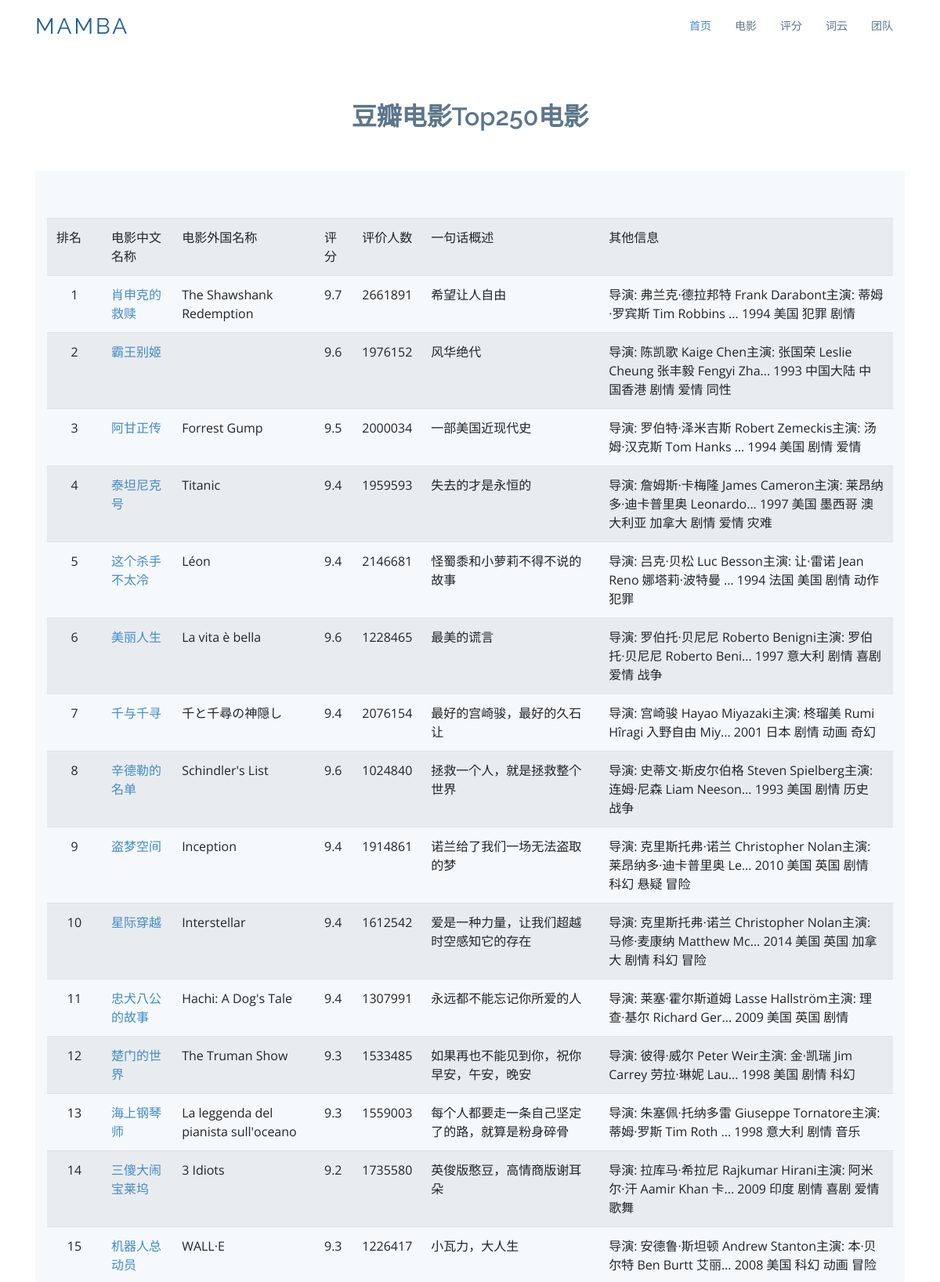
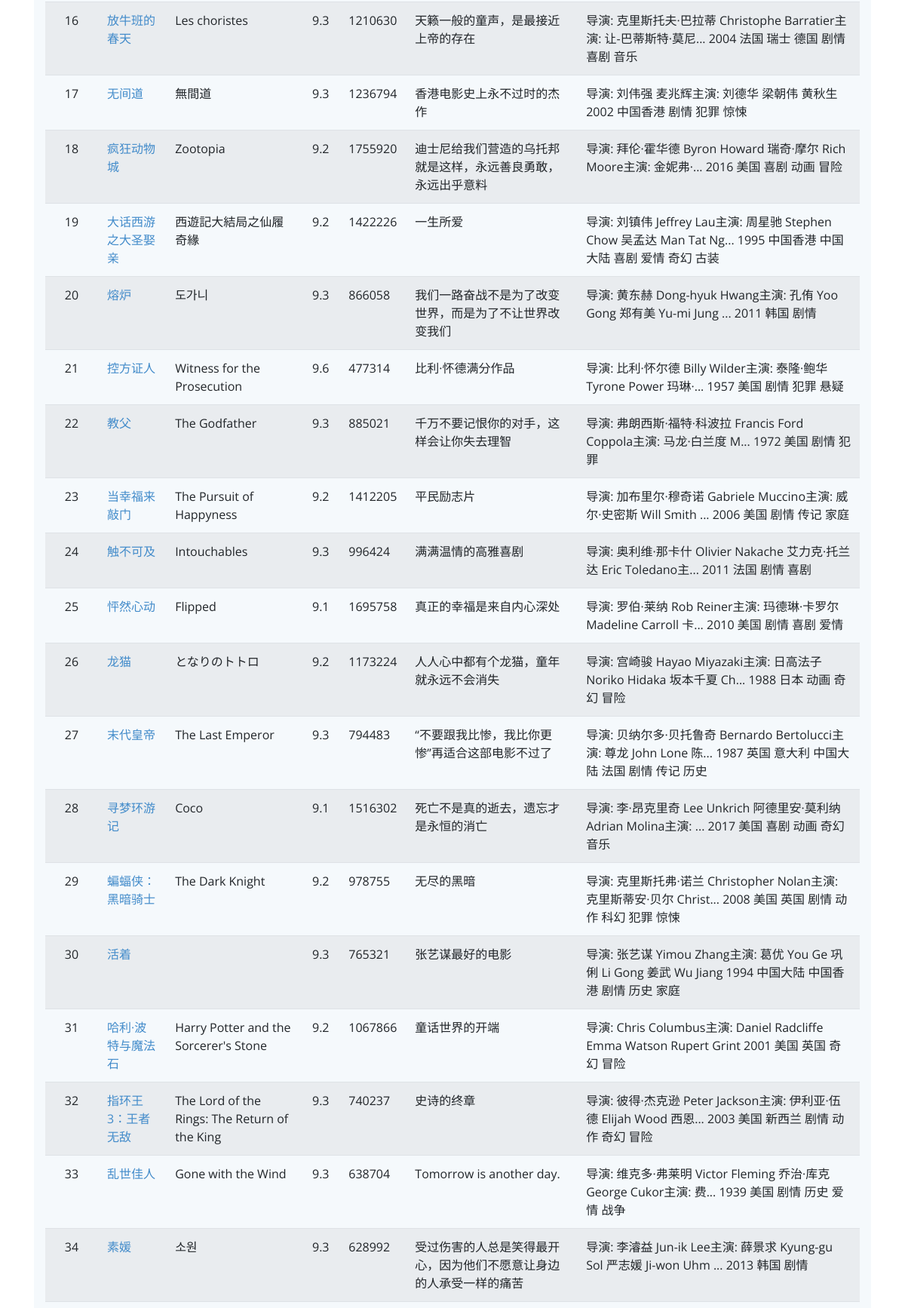
The page /movie (upper part) on the database its author committed (2 pictures, top to bottom).
### tables this page shows
CREATE TABLE movie250
    (
    id integer primary key autoincrement,
    info_link text,
    pic_link text,
    cname varchar,
    ename varchar,
    score numeric,
    rated numeric,
    introduction text,
    info text
    );

### app.py (the view)
@app.route('/movie')
def movie():
    datalist=[]
    con=sqlite3.connect("movie.db")
    cur=con.cursor()
    sql="select * from movie250"
    data=cur.execute(sql)
    for item in data:
        datalist.append(item)
    cur.close()
    con.close()
    return render_template("movie.html",movies=datalist)

### templates/movie.html (shortened to what this page needs)
<!DOCTYPE html>
<html lang="en">
<head>
  <link href="static/assets/vendor/bootstrap/css/bootstrap.min.css" rel="stylesheet">
  <link href="static/assets/vendor/icofont/icofont.min.css" rel="stylesheet">
  <link href="static/assets/vendor/boxicons/css/boxicons.min.css" rel="stylesheet">
  <link href="static/assets/vendor/animate.css/animate.min.css" rel="stylesheet">
  <link href="static/assets/vendor/venobox/venobox.css" rel="stylesheet">
  <link href="static/assets/vendor/aos/aos.css" rel="stylesheet">
  <link href="static/assets/css/style.css" rel="stylesheet">
</head>
<body>
  <header id="header">
    <div class="container">
      <div class="logo float-left">
        <h1 class="text-light"><a href="temp.html"><span>Mamba</span></a></h1>
      </div>
      <nav class="nav-menu float-right d-none d-lg-block">
        <ul>
          <li class="active"><a href="/index">首页</a></li>
          <li><a href="/movie">电影</a></li>
          <li><a href="/score">评分</a></li>
          <li><a href="/word">词云</a></li>
          <li><a href="/team">团队</a></li>
        </ul>
      </nav>
    </div>
  </header>
  <section id="team" class="team">
      <div class="container">
        <div class="section-title">
          <h2>豆瓣电影Top250电影</h2>
        </div>
        <section class="counts section-bg">
      <div class="container">
          <table class="table table-striped">
              <tr>
                  <td style="width: 70px">排名</td>
                  <td>电影中文名称</td>
                  <td>电影外国名称</td>
                  <td>评分</td>
                  <td>评价人数</td>
                  <td>一句话概述</td>
                  <td>其他信息</td>
              </tr>
              {% for movie in movies %}
                  <tr>
                  <td style="text-align: center">{{ movie[0] }}</td>
                  <td><a href="{{ movie[1] }}" target="_blank">
                         {{ movie[3] }}
                      </a></td>
                  <td>{{ movie[4] }}</td>
                  <td>{{ movie[5] }}</td>
                  <td>{{ movie[6] }}</td>
                  <td>{{ movie[7] }}</td>
                  <td>{{ movie[8] }}</td>
              </tr>
              {% endfor %}
          </table>
      </div>
    </section>
      </div>
    </section>
</body>
</html>

### static/assets/css/style.css (style rules this page uses)
body { font-family: "Open Sans", sans-serif; color: #444; }
a { color: #428bca; }
h1, h2, h3, h4, h5, h6, .font-primary { font-family: "Raleway", sans-serif; }
#header { height: 70px; transition: all 0.5s; transition: all 0.5s; padding: 10px 0; background: #fff; z-index: 997; }
#header .logo h1 { font-size: 28px; margin: 0; padding: 10px 0; line-height: 1; font-weight: 400; letter-spacing: 3px; text-transform: uppercase; }
#header .logo h1 a, #header .logo h1 a:hover { color: #1c5c93; text-decoration: none; }
.nav-menu, .nav-menu * { margin: 0; padding: 0; list-style: none; }
.nav-menu > ul > li { position: relative; white-space: nowrap; float: left; }
.nav-menu a { display: block; position: relative; color: #5c768d; padding: 12px 15px; transition: 0.3s; font-size: 14px; font-family: "Open Sans", sans-serif; }
.nav-menu a:hover, .nav-menu .active > a, .nav-menu li:hover > a { color: #428bca; text-decoration: none; }
.mobile-nav { position: fixed; top: 0; bottom: 0; z-index: 9999; overflow-y: auto; left: -260px; width: 260px; padding-top: 18px; background: #1f3548; transition: 0.4s; }
.mobile-nav * { margin: 0; padding: 0; list-style: none; }
.mobile-nav a { display: block; position: relative; color: #e3f0fc; padding: 10px 20px; font-weight: 500; }
.mobile-nav a:hover, .mobile-nav .active > a, .mobile-nav li:hover > a { color: #9eccf4; text-decoration: none; }
section { padding: 60px 0; }
.section-bg { background-color: #f5f9fc; }
.section-title { text-align: center; padding-bottom: 30px; }
.section-title h2 { font-size: 32px; font-weight: 600; margin-bottom: 20px; padding-bottom: 0; color: #5c768d; }
.counts { padding-bottom: 30px; }
.team { background: #fff; padding: 60px 0 30px 0; }

### rows shown on the page
movie250: id "1", cname "肖申克的救赎", ename "The Shawshank Redemption", score "9.7", rated "2661891", introduction "希望让人自由", info "导演: 弗兰克·德拉邦特 Frank Darabont主演: 蒂姆·罗宾斯 Tim Robbins ... 1994 美国 犯罪 剧情"
movie250: id "2", cname "霸王别姬", score "9.6", rated "1976152", introduction "风华绝代", info "导演: 陈凯歌 Kaige Chen主演: 张国荣 Leslie Cheung 张丰毅 Fengyi Zha... 1993 中国大陆 中国香港 剧情 爱情 同性"
movie250: id "3", cname "阿甘正传", ename "Forrest Gump", score "9.5", rated "2000034", introduction "一部美国近现代史", info "导演: 罗伯特·泽米吉斯 Robert Zemeckis主演: 汤姆·汉克斯 Tom Hanks ... 1994 美国 剧情 爱情"
movie250: id "4", cname "泰坦尼克号", ename "Titanic", score "9.4", rated "1959593", introduction "失去的才是永恒的", info "导演: 詹姆斯·卡梅隆 James Cameron主演: 莱昂纳多·迪卡普里奥 Leonardo... 1997 美国 墨西哥 澳大利亚 加拿大 剧情 爱情 灾难"
movie250: id "5", cname "这个杀手不太冷", ename "Léon", score "9.4", rated "2146681", introduction "怪蜀黍和小萝莉不得不说的故事", info "导演: 吕克·贝松 Luc Besson主演: 让·雷诺 Jean Reno 娜塔莉·波特曼 ... 1994 法国 美国 剧情 动作 犯罪"
movie250: id "6", cname "美丽人生", ename "La vita è bella", score "9.6", rated "1228465", introduction "最美的谎言", info "导演: 罗伯托·贝尼尼 Roberto Benigni主演: 罗伯托·贝尼尼 Roberto Beni... 1997 意大利 剧情 喜剧 爱情 战争"
movie250: id "7", cname "千与千寻", ename "千と千尋の神隠し", score "9.4", rated "2076154", introduction "最好的宫崎骏，最好的久石让", info "导演: 宫崎骏 Hayao Miyazaki主演: 柊瑠美 Rumi Hîragi 入野自由 Miy... 2001 日本 剧情 动画 奇幻"
movie250: id "8", cname "辛德勒的名单", ename "Schindler's List", score "9.6", rated "1024840", introduction "拯救一个人，就是拯救整个世界", info "导演: 史蒂文·斯皮尔伯格 Steven Spielberg主演: 连姆·尼森 Liam Neeson... 1993 美国 剧情 历史 战争"
movie250: id "9", cname "盗梦空间", ename "Inception", score "9.4", rated "1914861", introduction "诺兰给了我们一场无法盗取的梦", info "导演: 克里斯托弗·诺兰 Christopher Nolan主演: 莱昂纳多·迪卡普里奥 Le... 2010 美国 英国 剧情 科幻 悬疑 冒险"
movie250: id "10", cname "星际穿越", ename "Interstellar", score "9.4", rated "1612542", introduction "爱是一种力量，让我们超越时空感知它的存在", info "导演: 克里斯托弗·诺兰 Christopher Nolan主演: 马修·麦康纳 Matthew Mc... 2014 美国 英国 加拿大 剧情 科幻 冒险"
movie250: id "11", cname "忠犬八公的故事", ename "Hachi: A Dog's Tale", score "9.4", rated "1307991", introduction "永远都不能忘记你所爱的人", info "导演: 莱塞·霍尔斯道姆 Lasse Hallström主演: 理查·基尔 Richard Ger... 2009 美国 英国 剧情"
movie250: id "12", cname "楚门的世界", ename "The Truman Show", score "9.3", rated "1533485", introduction "如果再也不能见到你，祝你早安，午安，晚安", info "导演: 彼得·威尔 Peter Weir主演: 金·凯瑞 Jim Carrey 劳拉·琳妮 Lau... 1998 美国 剧情 科幻"
movie250: id "13", cname "海上钢琴师", ename "La leggenda del pianista sull'oceano", score "9.3", rated "1559003", introduction "每个人都要走一条自己坚定了的路，就算是粉身碎骨", info "导演: 朱塞佩·托纳多雷 Giuseppe Tornatore主演: 蒂姆·罗斯 Tim Roth ... 1998 意大利 剧情 音乐"
movie250: id "14", cname "三傻大闹宝莱坞", ename "3 Idiots", score "9.2", rated "1735580", introduction "英俊版憨豆，高情商版谢耳朵", info "导演: 拉库马·希拉尼 Rajkumar Hirani主演: 阿米尔·汗 Aamir Khan 卡... 2009 印度 剧情 喜剧 爱情 歌舞"
movie250: id "15", cname "机器人总动员", ename "WALL·E", score "9.3", rated "1226417", introduction "小瓦力，大人生", info "导演: 安德鲁·斯坦顿 Andrew Stanton主演: 本·贝尔特 Ben Burtt 艾丽... 2008 美国 科幻 动画 冒险"
movie250: id "16", cname "放牛班的春天", ename "Les choristes", score "9.3", rated "1210630", introduction "天籁一般的童声，是最接近上帝的存在", info "导演: 克里斯托夫·巴拉蒂 Christophe Barratier主演: 让-巴蒂斯特·莫尼... 2004 法国 瑞士 德国 剧情 喜剧 音乐"
movie250: id "17", cname "无间道", ename "無間道", score "9.3", rated "1236794", introduction "香港电影史上永不过时的杰作", info "导演: 刘伟强 麦兆辉主演: 刘德华 梁朝伟 黄秋生 2002 中国香港 剧情 犯罪 惊悚"
movie250: id "18", cname "疯狂动物城", ename "Zootopia", score "9.2", rated "1755920", introduction "迪士尼给我们营造的乌托邦就是这样，永远善良勇敢，永远出乎意料", info "导演: 拜伦·霍华德 Byron Howard 瑞奇·摩尔 Rich Moore主演: 金妮弗·... 2016 美国 喜剧 动画 冒险"
movie250: id "19", cname "大话西游之大圣娶亲", ename "西遊記大結局之仙履奇緣", score "9.2", rated "1422226", introduction "一生所爱", info "导演: 刘镇伟 Jeffrey Lau主演: 周星驰 Stephen Chow 吴孟达 Man Tat Ng... 1995 中国香港 中国大陆 喜剧 爱情 奇幻 古装"
movie250: id "20", cname "熔炉", ename "도가니", score "9.3", rated "866058", introduction "我们一路奋战不是为了改变世界，而是为了不让世界改变我们", info "导演: 黄东赫 Dong-hyuk Hwang主演: 孔侑 Yoo Gong 郑有美 Yu-mi Jung ... 2011 韩国 剧情"
movie250: id "21", cname "控方证人", ename "Witness for the Prosecution", score "9.6", rated "477314", introduction "比利·怀德满分作品", info "导演: 比利·怀尔德 Billy Wilder主演: 泰隆·鲍华 Tyrone Power 玛琳·... 1957 美国 剧情 犯罪 悬疑"
movie250: id "22", cname "教父", ename "The Godfather", score "9.3", rated "885021", introduction "千万不要记恨你的对手，这样会让你失去理智", info "导演: 弗朗西斯·福特·科波拉 Francis Ford Coppola主演: 马龙·白兰度 M... 1972 美国 剧情 犯罪"
movie250: id "23", cname "当幸福来敲门", ename "The Pursuit of Happyness", score "9.2", rated "1412205", introduction "平民励志片", info "导演: 加布里尔·穆奇诺 Gabriele Muccino主演: 威尔·史密斯 Will Smith ... 2006 美国 剧情 传记 家庭"
movie250: id "24", cname "触不可及", ename "Intouchables", score "9.3", rated "996424", introduction "满满温情的高雅喜剧", info "导演: 奥利维·那卡什 Olivier Nakache 艾力克·托兰达 Eric Toledano主... 2011 法国 剧情 喜剧"
movie250: id "25", cname "怦然心动", ename "Flipped", score "9.1", rated "1695758", introduction "真正的幸福是来自内心深处", info "导演: 罗伯·莱纳 Rob Reiner主演: 玛德琳·卡罗尔 Madeline Carroll 卡... 2010 美国 剧情 喜剧 爱情"
movie250: id "26", cname "龙猫", ename "となりのトトロ", score "9.2", rated "1173224", introduction "人人心中都有个龙猫，童年就永远不会消失", info "导演: 宫崎骏 Hayao Miyazaki主演: 日高法子 Noriko Hidaka 坂本千夏 Ch... 1988 日本 动画 奇幻 冒险"
movie250: id "27", cname "末代皇帝", ename "The Last Emperor", score "9.3", rated "794483", introduction "“不要跟我比惨，我比你更惨”再适合这部电影不过了", info "导演: 贝纳尔多·贝托鲁奇 Bernardo Bertolucci主演: 尊龙 John Lone 陈... 1987 英国 意大利 中国大陆 法国 剧情 传记 历史"
movie250: id "28", cname "寻梦环游记", ename "Coco", score "9.1", rated "1516302", introduction "死亡不是真的逝去，遗忘才是永恒的消亡", info "导演: 李·昂克里奇 Lee Unkrich 阿德里安·莫利纳 Adrian Molina主演: ... 2017 美国 喜剧 动画 奇幻 音乐"
movie250: id "29", cname "蝙蝠侠：黑暗骑士", ename "The Dark Knight", score "9.2", rated "978755", introduction "无尽的黑暗", info "导演: 克里斯托弗·诺兰 Christopher Nolan主演: 克里斯蒂安·贝尔 Christ... 2008 美国 英国 剧情 动作 科幻 犯罪 惊悚"
movie250: id "30", cname "活着", score "9.3", rated "765321", introduction "张艺谋最好的电影", info "导演: 张艺谋 Yimou Zhang主演: 葛优 You Ge 巩俐 Li Gong 姜武 Wu Jiang 1994 中国大陆 中国香港 剧情 历史 家庭"
movie250: id "31", cname "哈利·波特与魔法石", ename "Harry Potter and the Sorcerer's Stone", score "9.2", rated "1067866", introduction "童话世界的开端", info "导演: Chris Columbus主演: Daniel Radcliffe Emma Watson Rupert Grint 2001 美国 英国 奇幻 冒险"
movie250: id "32", cname "指环王3：王者无敌", ename "The Lord of the Rings: The Return of the King", score "9.3", rated "740237", introduction "史诗的终章", info "导演: 彼得·杰克逊 Peter Jackson主演: 伊利亚·伍德 Elijah Wood 西恩... 2003 美国 新西兰 剧情 动作 奇幻 冒险"
movie250: id "33", cname "乱世佳人", ename "Gone with the Wind", score "9.3", rated "638704", introduction "Tomorrow is another day.", info "导演: 维克多·弗莱明 Victor Fleming 乔治·库克 George Cukor主演: 费... 1939 美国 剧情 历史 爱情 战争"
movie250: id "34", cname "素媛", ename "소원", score "9.3", rated "628992", introduction "受过伤害的人总是笑得最开心，因为他们不愿意让身边的人承受一样的痛苦", info "导演: 李濬益 Jun-ik Lee主演: 薛景求 Kyung-gu Sol 严志媛 Ji-won Uhm ... 2013 韩国 剧情"
